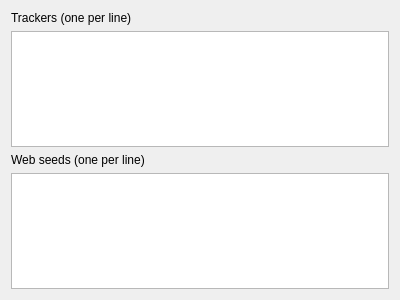
<?xml version="1.0" encoding="UTF-8"?>
<ui version="4.0">
 <class>TrackersPage</class>
 <widget class="QWizardPage" name="TrackersPage">
  <property name="geometry">
   <rect>
    <x>0</x>
    <y>0</y>
    <width>400</width>
    <height>300</height>
   </rect>
  </property>
  <property name="windowTitle">
   <string>WizardPage</string>
  </property>
  <layout class="QVBoxLayout" name="verticalLayout">
   <item>
    <widget class="QLabel" name="trackersLabel">
     <property name="text">
      <string>Trackers (one per line)</string>
     </property>
    </widget>
   </item>
   <item>
    <widget class="QPlainTextEdit" name="announceUrls"/>
   </item>
   <item>
    <widget class="QLabel" name="webSeedsLabel">
     <property name="text">
      <string>Web seeds (one per line)</string>
     </property>
    </widget>
   </item>
   <item>
    <widget class="QPlainTextEdit" name="webSeeds"/>
   </item>
  </layout>
 </widget>
 <resources/>
 <connections/>
</ui>
